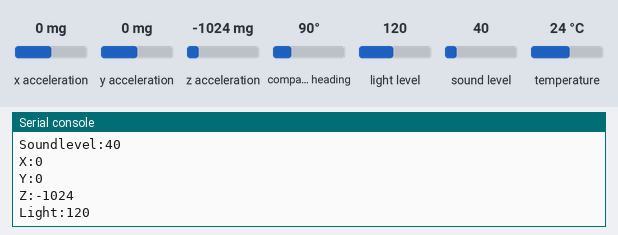
Bench run of a program on a simulated BBC micro:bit (MakeCode). Parts: the last lines printed to the serial console. The inputs (shaded band) are chosen by the test bench; at power-on: x acceleration 0 mg, y acceleration 0 mg, z acceleration -1024 mg, compass heading 90°, light level 120, sound level 40, temperature 24 °C. The compass is already calibrated.

Above: at 1.2 s.
1.3 s: x acceleration set to -1440 mg
At 2.3 s:
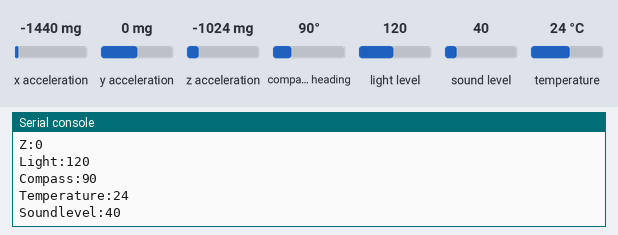
2.8 s: y acceleration set to -1440 mg
4.3 s: z acceleration set to -1440 mg
5.8 s: compass heading set to 7°
At 6.5 s:
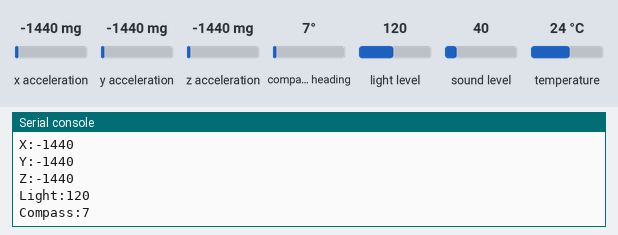
7.3 s: light level set to 5
At 8.0 s:
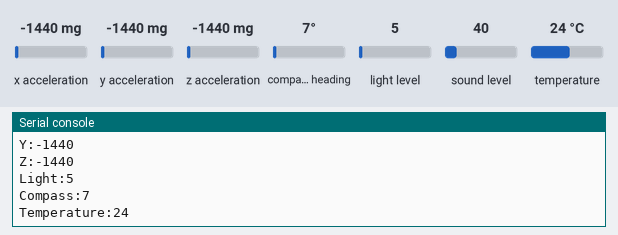
Timing chart, 0 to 9.8 s (numbered marks = the images above; inputs shaded):
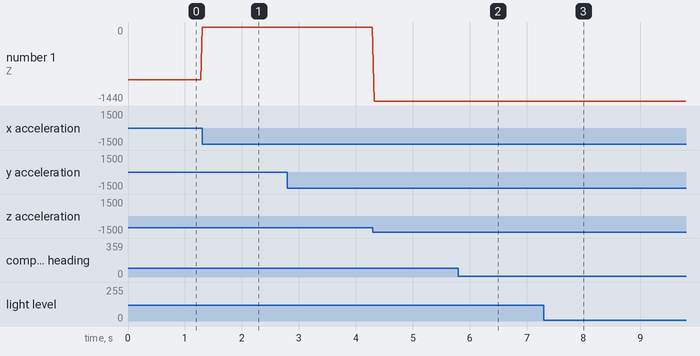

Measured:
- after the input at 1.3 s, the serial console: prints a new line at once (image 1)
- after the input at 5.8 s, the serial console: prints a new line at once (image 2)
- after the input at 7.3 s, the serial console: prints a new line at once (image 3)

The program:

main.ts
```typescript
serial.setBaudRate(BaudRate.BaudRate9600)
basic.forever(function () {
    serial.writeValue("X", input.acceleration(Dimension.X))
    serial.writeValue("Y", input.acceleration(Dimension.Y))
    serial.writeValue("Z", input.acceleration(Dimension.Z))
    serial.writeValue("Light", input.lightLevel())
    serial.writeValue("Compass", input.compassHeading())
    serial.writeValue("Temperature", input.temperature())
    serial.writeValue("Soundlevel", input.soundLevel())
})
```

test.ts
```typescript
// Hier kann man Tests durchführen; diese Datei wird nicht kompiliert, wenn dieses Paket als Erweiterung verwendet wird.
```
